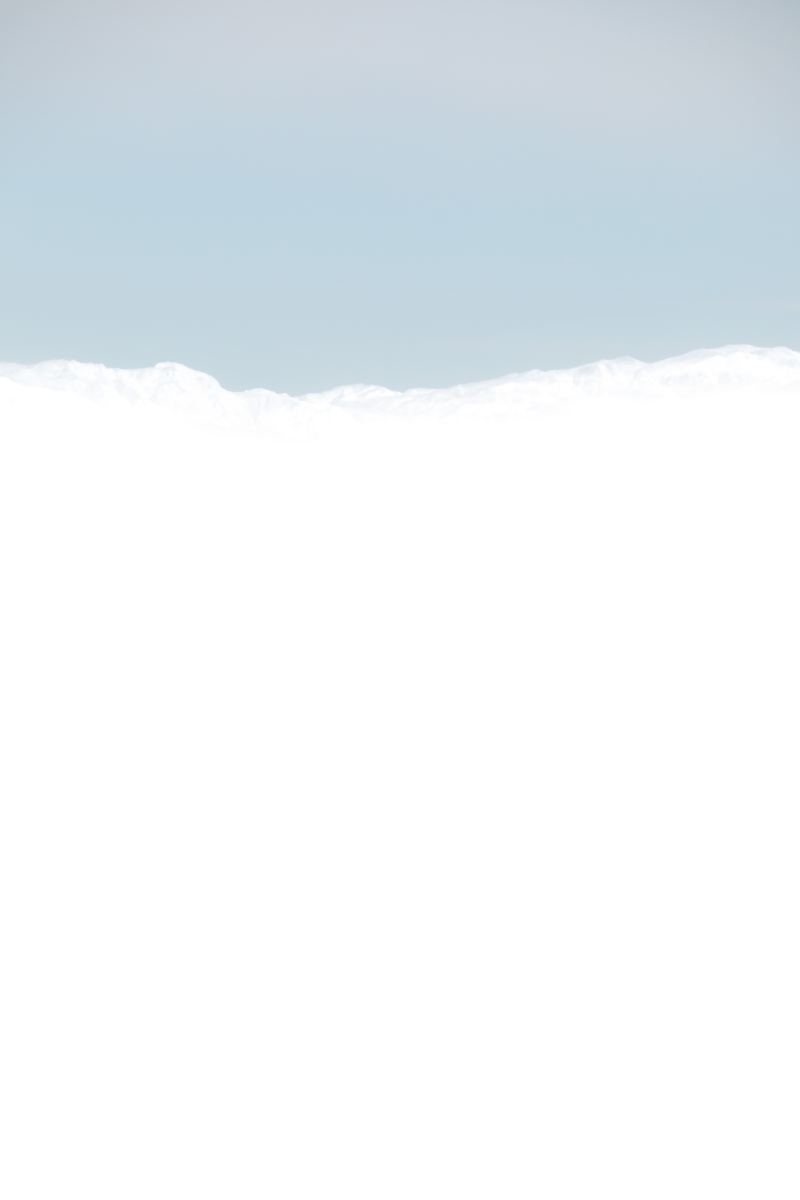
#> input picture shared/source/deathvalley-1.jpg, 4000 x 6000 px (shown at 1/5 size); its folder holds only this picture in this run
$ python chop.py ../../shared/source/deathvalley-1.jpg
#> lines starting #> are read from the running program, lines starting #| are printed output that depends on the picture
#!/usr/bin/env python3
"""Slice a source photo into sliding-puzzle tiles for Trail Pieces."""

from __future__ import annotations

import argparse
import json
import shutil
import sys
from pathlib import Path

from PIL import Image

IMAGE_EXTENSIONS = {".jpg", ".jpeg", ".png", ".webp", ".heic", ".heif"}
REPO_ROOT = Path(__file__).resolve().parents[2]
DEFAULT_SOURCE_DIR = REPO_ROOT / "shared" / "source"
DEFAULT_OUTPUT_ROOT = REPO_ROOT / "android" / "app" / "src" / "main" / "assets" / "puzzles"

# Good default for modern phones: sharp at 2x density on ~540pt-wide screens.
DEFAULT_MAX_WIDTH = 1080


def find_source_image(source_dir: Path, explicit: Path | None) -> Path:
    if explicit is not None:
        if not explicit.exists():
            raise FileNotFoundError(f"Input not found: {explicit}")
        return explicit

    candidates = sorted(
        p for p in source_dir.iterdir()
        if p.is_file() and p.suffix.lower() in IMAGE_EXTENSIONS
    )
    if not candidates:
        raise FileNotFoundError(
            f"No images found in {source_dir}. Drop a portrait photo there first."
        )
    if len(candidates) > 1:
        print(f"Multiple images found; using {candidates[0].name}", file=sys.stderr)
    return candidates[0]


def default_grid(width: int, height: int) -> tuple[int, int]:
    if height >= width:
        return 3, 4
    return 4, 3


def split_dimension(total: int, parts: int) -> list[int]:
    """Split total pixels across parts; remainder goes to the first slices."""
    base, remainder = divmod(total, parts)
    return [base + (1 if i < remainder else 0) for i in range(parts)]


def scale_to_max_width(image: Image.Image, max_width: int | None) -> Image.Image:
    if max_width is None:
        return image
    width, height = image.size
    if width <= max_width:
        return image
    new_height = round(height * max_width / width)
    return image.resize((max_width, new_height), Image.Resampling.LANCZOS)


def save_tile(tile: Image.Image, path: Path, fmt: str, quality: int) -> None:
    if fmt == "png":
        tile.save(path, format="PNG", optimize=True)
    elif fmt == "webp":
        tile.save(path, format="WEBP", quality=quality, method=6)
    elif fmt in ("jpeg", "jpg"):
        tile.save(path, format="JPEG", quality=quality, optimize=True)
    else:
        raise ValueError(f"Unsupported format: {fmt}")


def tile_extension(fmt: str) -> str:
    return "jpg" if fmt in ("jpeg", "jpg") else fmt


def chop(
    source: Path,
    output_dir: Path,
    puzzle_id: str,
    cols: int,
    rows: int,
    title: str | None,
    max_width: int | None,
    fmt: str,
    quality: int,
) -> None:
    if output_dir.exists():
        shutil.rmtree(output_dir)
    tiles_dir = output_dir / "tiles"
    tiles_dir.mkdir(parents=True)

    with Image.open(source) as img:
        rgb = img.convert("RGB")
        original_width, original_height = rgb.size
        rgb = scale_to_max_width(rgb, max_width)
        image_width, image_height = rgb.size
        col_widths = split_dimension(image_width, cols)
        row_heights = split_dimension(image_height, rows)
        puzzle_width = sum(col_widths)
        puzzle_height = sum(row_heights)
        ext = tile_extension(fmt)

        preview_name = f"preview.{ext}"
        save_tile(rgb, output_dir / preview_name, fmt, quality)

        tiles: list[dict] = []
        index = 0
        y = 0
        for row, row_height in enumerate(row_heights):
            x = 0
            for col, col_width in enumerate(col_widths):
                tile = rgb.crop((x, y, x + col_width, y + row_height))
                filename = f"tile_{row}_{col}.{ext}"
                save_tile(tile, tiles_dir / filename, fmt, quality)
                tiles.append(
                    {
                        "index": index,
                        "row": row,
                        "col": col,
                        "file": f"tiles/{filename}",
                        "width": col_width,
                        "height": row_height,
                    }
                )
                index += 1
                x += col_width
            y += row_height

    tile_width = max(col_widths)
    tile_height = max(row_heights)
    empty_index = cols * rows - 1
    manifest = {
        "id": puzzle_id,
        "title": title or source.stem.replace("_", " ").replace("-", " ").title(),
        "sourceFile": source.name,
        "sourceWidth": original_width,
        "sourceHeight": original_height,
        "puzzleWidth": puzzle_width,
        "puzzleHeight": puzzle_height,
        "cols": cols,
        "rows": rows,
        "tileWidth": tile_width,
        "tileHeight": tile_height,
        "colWidths": col_widths,
        "rowHeights": row_heights,
        "emptyIndex": empty_index,
        "previewFile": preview_name,
        "tileFormat": fmt,
        "tileQuality": quality if fmt != "png" else None,
        "tiles": tiles,
    }

    with (output_dir / "puzzle.json").open("w", encoding="utf-8") as f:
        json.dump(manifest, f, indent=2)
        f.write("\n")

    total_bytes = sum(p.stat().st_size for p in tiles_dir.iterdir())
    print(f"Puzzle '{puzzle_id}' created at {output_dir}")
    print(f"  Source: {original_width}x{original_height}px", end="")
    if (image_width, image_height) != (original_width, original_height):
        print(f" -> scaled to {image_width}x{image_height}px")
    else:
        print()
    print(f"  Grid: {cols}x{rows} ({len(tiles)} tiles, empty slot index {empty_index})")
    print(f"  Tile size: ~{col_widths[0]}x{row_heights[0]}px, format {fmt}")
    preview_bytes = (output_dir / preview_name).stat().st_size
    print(f"  Preview: {preview_name} ({preview_bytes / 1024:.1f} KB)")
    print(f"  Total tile assets: {total_bytes / 1024 / 1024:.2f} MB")
    print("Rebuild the Android app to pick up the new assets.")


def parse_args() -> argparse.Namespace:
    parser = argparse.ArgumentParser(
        description="Chop a photo into puzzle tiles covering the full image."
    )
    parser.add_argument(
        "input",
        nargs="?",
        type=Path,
        help="Source image path (default: first image in shared/source/)",
    )
    parser.add_argument("--id", default="default", help="Puzzle id / assets folder name")
    parser.add_argument("--cols", type=int, default=0, help="Grid columns (0 = auto)")
    parser.add_argument("--rows", type=int, default=0, help="Grid rows (0 = auto)")
    parser.add_argument("--title", default=None, help="Display title")
    parser.add_argument(
        "--max-width",
        type=int,
        default=DEFAULT_MAX_WIDTH,
        help=f"Scale image down to this width before chopping (0 = keep original, default {DEFAULT_MAX_WIDTH})",
    )
    parser.add_argument(
        "--format",
        choices=("webp", "jpeg", "png"),
        default="webp",
        help="Tile image format (default: webp — much smaller than png for photos)",
    )
    parser.add_argument(
        "--quality",
        type=int,
        default=85,
        help="JPEG/WebP quality 1-100 (default: 85)",
    )
    parser.add_argument(
        "--full-res",
        action="store_true",
        help="Keep original resolution (same as --max-width 0)",
    )
    parser.add_argument(
        "--output-root",
        type=Path,
        default=DEFAULT_OUTPUT_ROOT,
        help="Root assets puzzles folder",
    )
    return parser.parse_args()


def main() -> int:
    args = parse_args()
    try:
        source = find_source_image(DEFAULT_SOURCE_DIR, args.input)
        with Image.open(source) as probe:
#> probe is the input picture: PIL image 4000x6000 RGB; mean R, G, B 236.6, 241.6, 244.7
            width, height = probe.size
#> width = 4000; height = 6000

        cols, rows = args.cols, args.rows
        if cols == 0 or rows == 0:
            auto_cols, auto_rows = default_grid(width, height)
#> auto_cols = 3; auto_rows = 4
            cols = cols or auto_cols
#> cols = 3
            rows = rows or auto_rows
#> rows = 4

        max_width = None if args.full_res or args.max_width == 0 else args.max_width
        output_dir = args.output_root / args.id
        chop(
            source=source,
            output_dir=output_dir,
            puzzle_id=args.id,
            cols=cols,
            rows=rows,
            title=args.title,
            max_width=max_width,
            fmt=args.format,
            quality=args.quality,
        )
#> the loop in chop, `for row, row_height in enumerate(row_heights):` made 4 passes
#> pass 1, in save_tile (call 2), `tile.save(path, format="WEBP", quality=quality, method=6)`:
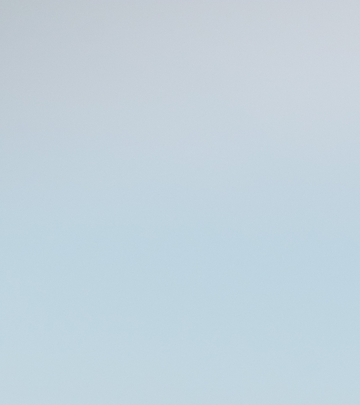
#> saved as tile_0_0.webp: PIL image 360x405 RGB; mean R, G, B 194.2, 210.7, 220.9
#> pass 2, in save_tile (call 5), `tile.save(path, format="WEBP", quality=quality, method=6)`:
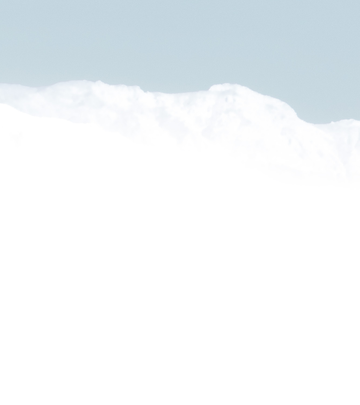
#> saved as tile_1_0.webp: PIL image 360x405 RGB; mean R, G, B 240.9, 245.1, 247.5
#> after the loop in chop, `for row, row_height in enumerate(row_heights):`: tile: PIL image 360x405 RGB; every value is 255
#> after the loop in chop, `for row, row_height in enumerate(row_heights):`: index = 12; tiles = 12 items; y = 1620
        return 0
    except (FileNotFoundError, OSError, ValueError) as exc:
        print(f"Error: {exc}", file=sys.stderr)
        return 1


if __name__ == "__main__":
#> (the run stopped early here; a loop or call above may not have finished)

$ run again, on shared/source/deathvalley-2.jpg
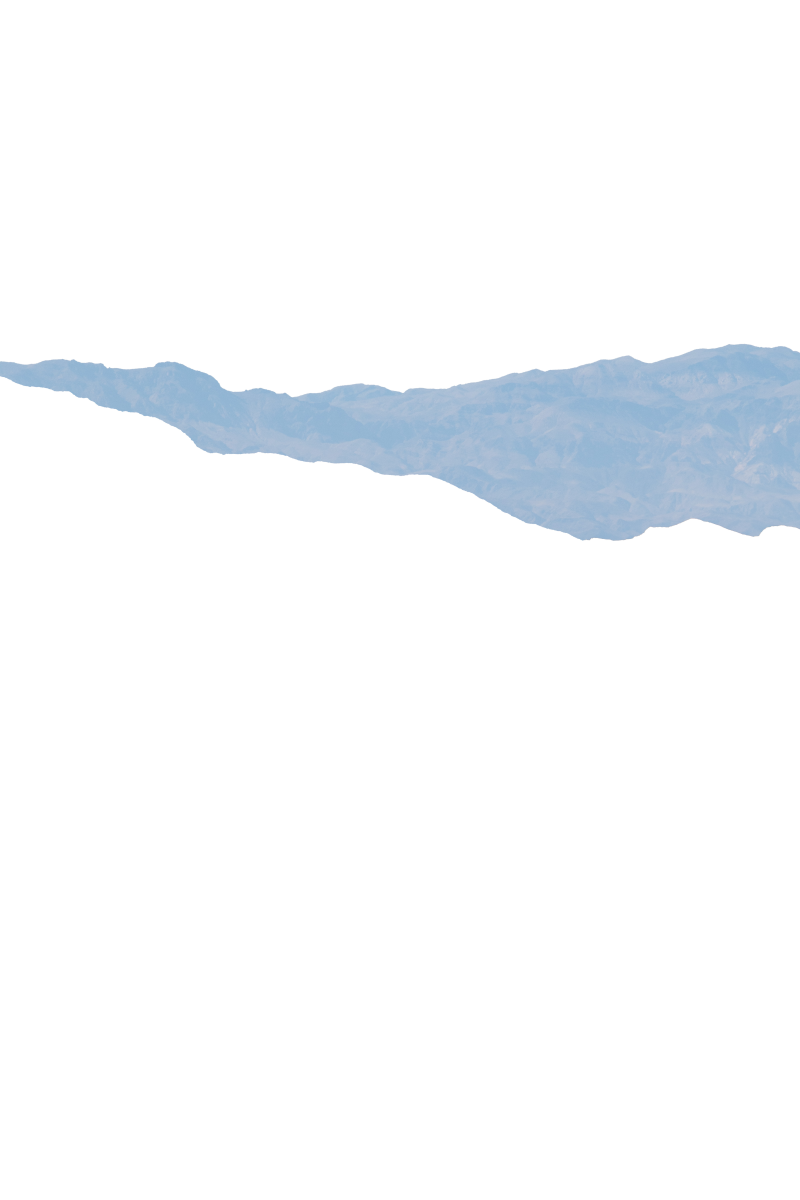
#> input picture shared/source/deathvalley-2.jpg, 4000 x 6000 px (shown at 1/5 size)
#> in main, probe is the input picture: PIL image 4000x6000 RGB; mean R, G, B 246.7, 248.9, 251.2
#> the loop in chop, `for row, row_height in enumerate(row_heights):` made 4 passes
#> pass 2, in save_tile (call 6), `tile.save(path, format="WEBP", quality=quality, method=6)`:
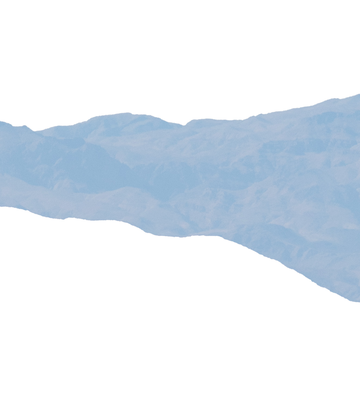
#> saved as tile_1_1.webp: PIL image 360x405 RGB; mean R, G, B 225.8, 233.8, 241.6
#> pass 2, in save_tile (call 7), `tile.save(path, format="WEBP", quality=quality, method=6)`:
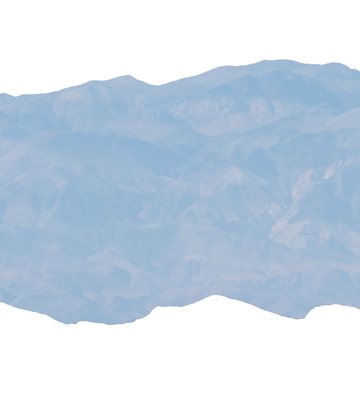
#> saved as tile_1_2.webp: PIL image 360x405 RGB; mean R, G, B 200.2, 214.8, 229.6
#> after the loop in chop, `for row, row_height in enumerate(row_heights):`: index = 12; tiles = 12 items; y = 1620

$ run again, on shared/source/deathvalley-3.jpg
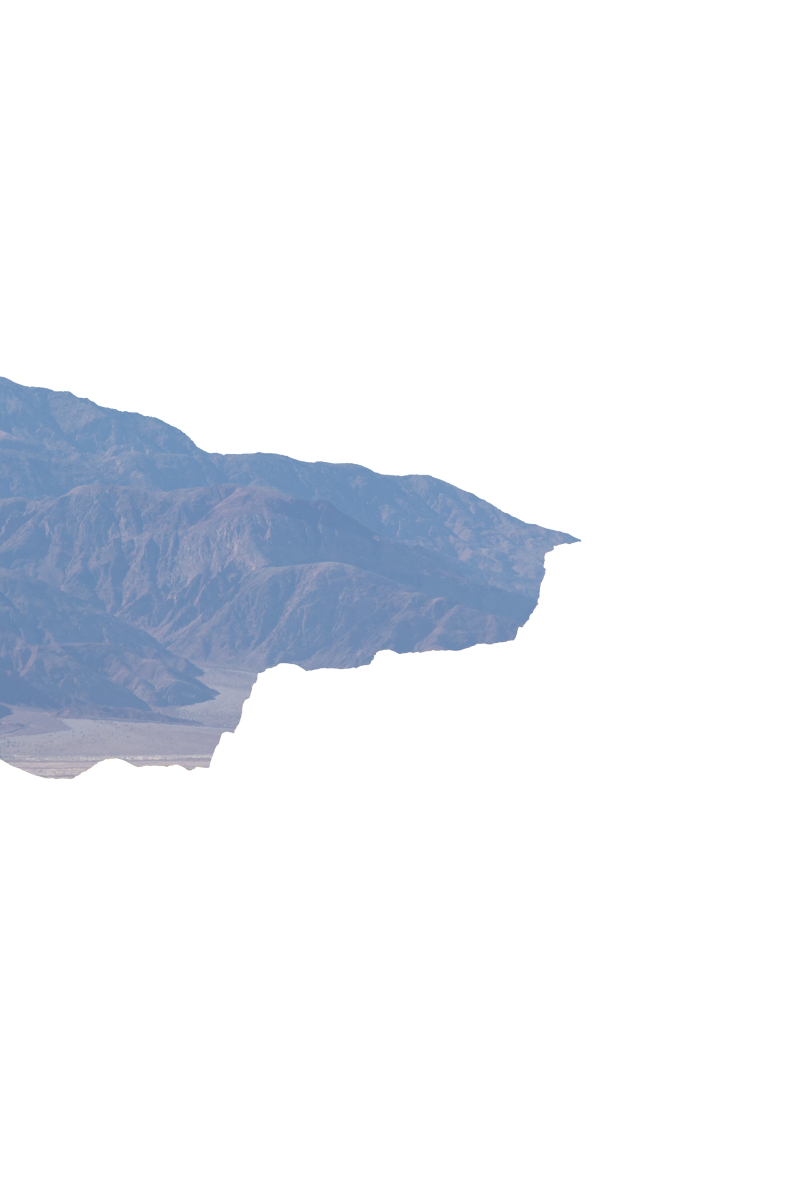
#> input picture shared/source/deathvalley-3.jpg, 4000 x 6000 px (shown at 1/5 size)
#> in main, probe is the input picture: PIL image 4000x6000 RGB; mean R, G, B 236.2, 239.3, 244.4
#> the loop in chop, `for row, row_height in enumerate(row_heights):` made 4 passes
#> pass 2, in save_tile (call 6), `tile.save(path, format="WEBP", quality=quality, method=6)`:
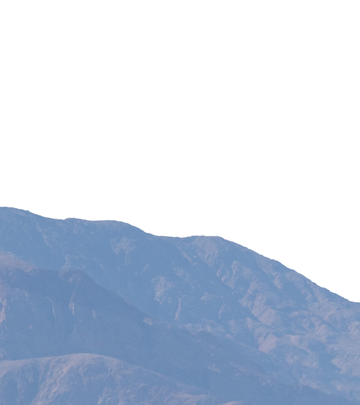
#> saved as tile_1_1.webp: PIL image 360x405 RGB; mean R, G, B 200.2, 211, 226.2
#> pass 2, in save_tile (call 7), `tile.save(path, format="WEBP", quality=quality, method=6)`:
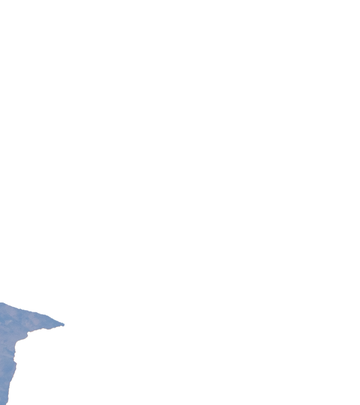
#> saved as tile_1_2.webp: PIL image 360x405 RGB; mean R, G, B 253.2, 253.5, 254
#> after the loop in chop, `for row, row_height in enumerate(row_heights):`: index = 12; tiles = 12 items; y = 1620
